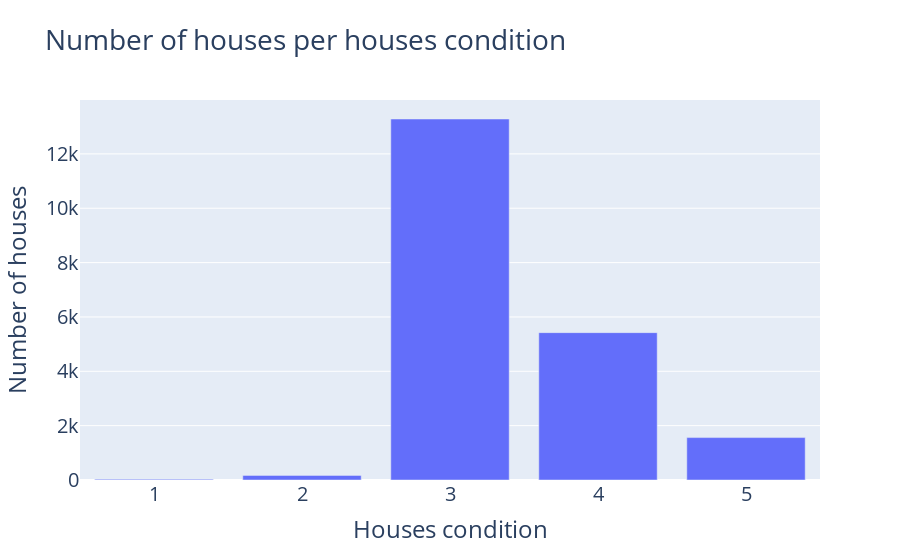

The notebook cell this image was saved under:
### Markdown cell above
#### Amount of houses per condition

### Code cell
def houses_per_condition(data):
    condition = data[['id', 'condition']].groupby('condition').count().reset_index()
    condition.columns = ['condition', 'number of houses per condition']
    condition['% of houses'] = 100*condition['number of houses per condition']/20467
    
    fig = px.bar(condition, x = 'condition', y = 'number of houses per condition', title = 'Amount of houses per condition')
    fig.update_layout(
        font_size = 20,
        title = "Number of houses per houses condition",
        xaxis_title = 'Houses condition',
        yaxis_title = 'Number of houses'            
    )
    fig.show()
    print(condition.head())
    
houses_per_condition(data)

### Figure 1 — Plotly figure (JSON) as saved in the notebook; plotly's stock layout.template omitted (floating-point values rounded to 4 significant figures)
{"data": [{"alignmentgroup": "True", "hovertemplate": "condition=%{x}<br>number of houses per condition=%{y}<extra></extra>", "legendgroup": "", "marker": {"color": "#636efa", "pattern": {"shape": ""}}, "name": "", "offsetgroup": "", "orientation": "v", "showlegend": false, "textposition": "auto", "type": "bar", "x": ["1", "2", "3", "4", "5"], "xaxis": "x", "y": [29, 170, 13284, 5423, 1561], "yaxis": "y"}], "layout": {"barmode": "relative", "font": {"size": 20}, "legend": {"tracegroupgap": 0}, "title": {"text": "Number of houses per houses condition"}, "xaxis": {"anchor": "y", "domain": [0, 1], "title": {"text": "Houses condition"}}, "yaxis": {"anchor": "x", "domain": [0, 1], "title": {"text": "Number of houses"}}}}
